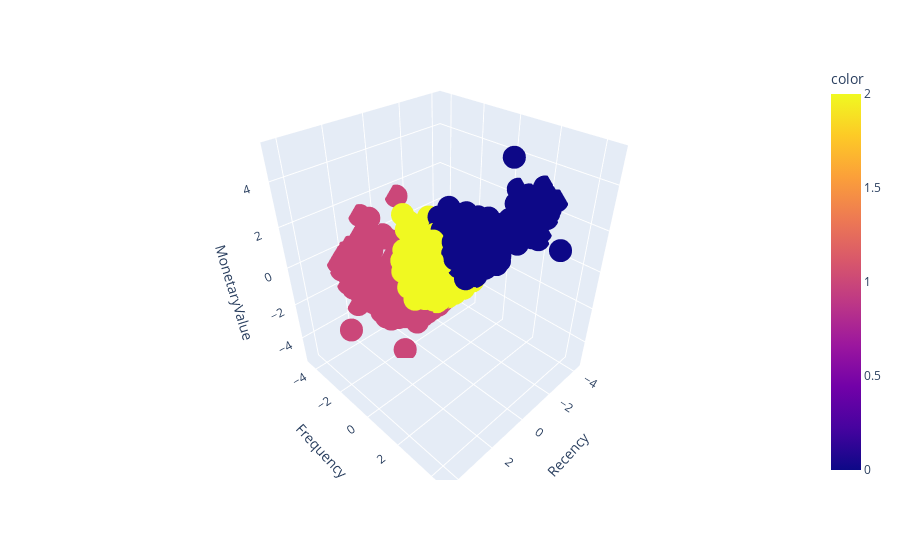

The notebook cell saved with this chart:
### Code cell
#Plot for Visualisation of Clusters with K =3
import plotly.express as px
px.scatter_3d(NormCustomerData, x='Recency', y='Frequency', z='MonetaryValue', color=labels,)

### Figure 1 — Plotly figure (JSON) as saved in the notebook; plotly's stock layout.template omitted (floating-point values rounded to 4 significant figures; data arrays with more than 128 entries replaced by an {"elided": "..."} marker saying what was removed)
{"data": [{"hovertemplate": "Recency=%{x}<br>Frequency=%{y}<br>MonetaryValue=%{z}<br>color=%{marker.color}<extra></extra>", "legendgroup": "", "marker": {"color": {"elided": "4218 int values"}, "coloraxis": "coloraxis", "symbol": "circle"}, "mode": "markers", "name": "", "scene": "scene", "showlegend": false, "type": "scatter3d", "x": {"elided": "4218 float values"}, "y": {"elided": "4218 float values"}, "z": {"elided": "4218 float values"}}], "layout": {"coloraxis": {"colorbar": {"title": {"text": "color"}}, "colorscale": [[0, "#0d0887"], [0.1111, "#46039f"], [0.2222, "#7201a8"], [0.3333, "#9c179e"], [0.4444, "#bd3786"], [0.5556, "#d8576b"], [0.6667, "#ed7953"], [0.7778, "#fb9f3a"], [0.8889, "#fdca26"], [1, "#f0f921"]]}, "legend": {"tracegroupgap": 0}, "margin": {"t": 60}, "scene": {"domain": {"x": [0, 1], "y": [0, 1]}, "xaxis": {"title": {"text": "Recency"}}, "yaxis": {"title": {"text": "Frequency"}}, "zaxis": {"title": {"text": "MonetaryValue"}}}}}
